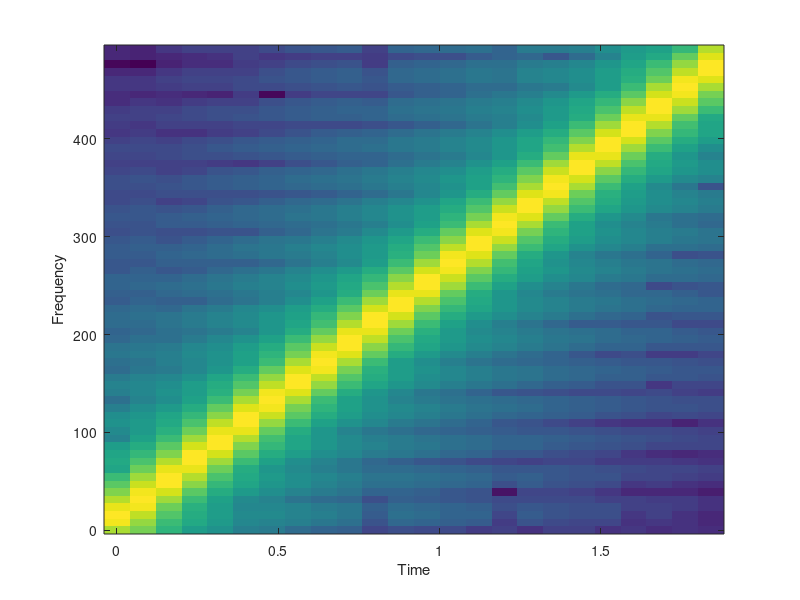

Write the MATLAB code that produced this figure.
%% Ejemplo 4: Espectrogramas

% B = SPECGRAM(A,NFFT,Fs,WINDOW,NOVERLAP);

clear all;
clc;

Fs=1000;
x = chirp([0:1/Fs:2],0,2,500);  # freq. sweep from 0-500 over 2 sec.
step=ceil(20*Fs/1000);    # one spectral slice every 20 ms
window=ceil(100*Fs/1000); # 100 ms data window

## test of automatic plot
figure(1);
[S, f, t] = specgram(x);
specgram(x, 2^nextpow2(window), Fs, window, step);